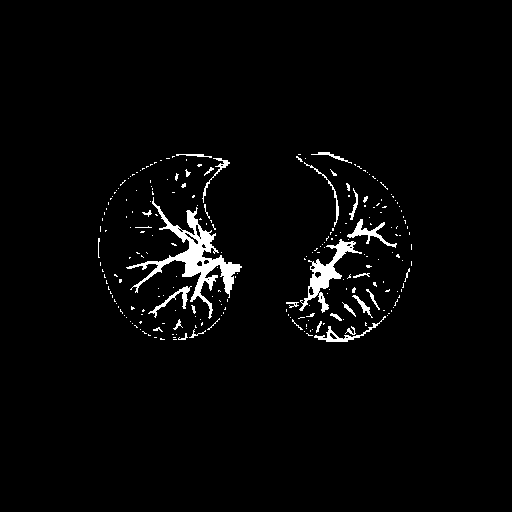
#> input picture Full_Version/LungCancer/Dynamic_Thresholding/Blood_vessel_recognition/mask/1/0057.tif, 512 x 512 px, given as the content of the folder C:/Users/user/Desktop/nodule/final/mask/1/0057.tif/, which was not available
$ python unet_metric.py
#> lines starting #> are read from the running program, lines starting #| are printed output that depends on the picture; after the words box and inside, x2 and y2 are one past the last pixel; in counts of white or black regions, pixels touching at a corner belong together; pictures that were not available may be replaced by others from this repository, and a replacement may not be noted
import numpy as np
import os
import cv2
import pandas as pd

#! Dice
def dice(y_true, y_pred):
    y_true_f = y_true.flatten()
    y_pred_f = y_pred.flatten()

    union = np.sum(y_true_f) + np.sum(y_pred_f)
    intersection = np.sum(y_true_f * y_pred_f)

    if union == 0:
        return 0
    else:
        return 2.0 * intersection / union

#! Recall
def recall(y_true, y_pred):
    y_true_f = y_true.flatten()
    y_pred_f = y_pred.flatten()

    intersection = np.sum(y_true_f * y_pred_f)

    if np.sum(y_true_f) == 0:
        return 0
    else:
        return intersection / np.sum(y_true_f)

#! Precision
def precision(y_true, y_pred):
    y_true_f = y_true.flatten()
    y_pred_f = y_pred.flatten()

    intersection = np.sum(y_true_f * y_pred_f)

    if np.sum(y_pred_f) == 0:
        return 0
    else:
        return intersection / np.sum(y_pred_f)

#! F-measure
def f_measure(rec, pre):
    if rec + pre == 0:
        return 0
    else:
        return 2 * rec * pre / (rec + pre)

df = pd.DataFrame(columns=["patient_id", "nodule_no", "image_no", "dice", "recall", "precision", "f-measure"])
levelset_predict_path = "C:/Users/user/Desktop/Supervised_ResUNet/result/UNet/"
answer_path = "C:/Users/user/Desktop/nodule/final/mask/"
for i in os.listdir(answer_path):
    answer_patient_path = answer_path + i + "/"
    predict_patient_path = levelset_predict_path + str(int(i)) + "/"
    if not os.path.isdir(predict_patient_path):
        continue
    for j in os.listdir(answer_patient_path):
        answer_nodule_path = answer_patient_path + j +"/"
        for k in os.listdir(answer_nodule_path):
            answer = cv2.imread(answer_nodule_path + k, 0)
#> answer: shape (512, 512); 2.6% white; 238 white regions (205 under 20 px), largest, box (x1, y1, x2, y2) and area: (126, 197, 242, 319) 2665, (299, 239, 362, 313) 1096, (347, 219, 397, 248) 347
            predict = cv2.imread(predict_patient_path + str(int(k[:-4]) + 1).zfill(4) + '.tif', 0)
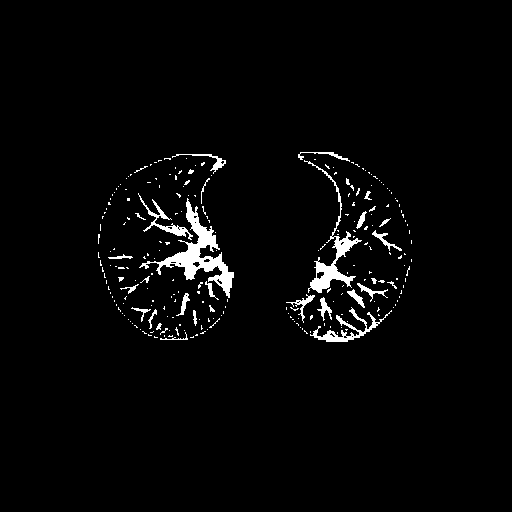
#> input picture Full_Version/LungCancer/Dynamic_Thresholding/Blood_vessel_recognition/mask/1/0058.tif, 512 x 512 px, found by its file name
#> predict: shape (512, 512); 2.6% white; 243 white regions (211 under 20 px), largest, box (x1, y1, x2, y2) and area: (139, 198, 234, 298) 2015, (304, 160, 362, 293) 1164, (310, 307, 392, 342) 615

            union = np.zeros((512, 512), dtype='uint8')
            num_labels, labels, stats, centroids = cv2.connectedComponentsWithStats(predict, connectivity=8) #4連通
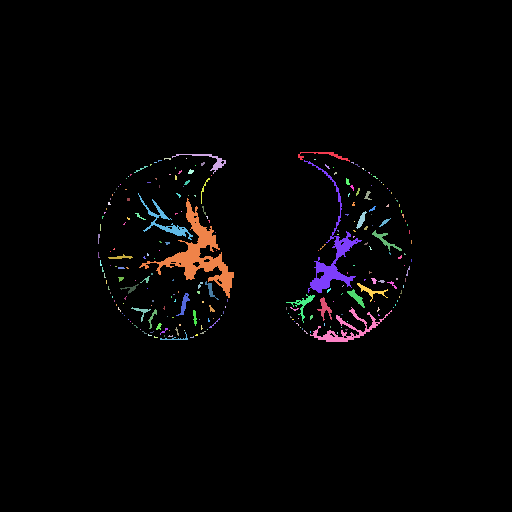
#> labels: shape (512, 512) int32; 244 distinct labels, from 0 to 243; one colour per label, 0 black
#> num_labels = 244; stats = 244 rows, first 6: [0, 0, 512, 512, 255206], [298, 152, 52, 10, 126], [172, 154, 54, 20, 182], [164, 158, 7, 2, 10], [186, 158, 1, 1, 1], [314, 159, 2, 1, 2]; centroids = 244 pairs, first value 98.14 to 411, second value 154.9 to 338.1
            for r in np.argwhere(answer == 255):
                if labels[r[0], r[1]] != 0:
                    mask = labels == labels[r[0], r[1]]
                    union[:,:][mask] = 255
                    break
#> this loop made 1 pass
#> r on pass 1: [152, 318]
#> pass 1, `mask = labels == labels[r[0], r[1]]`:
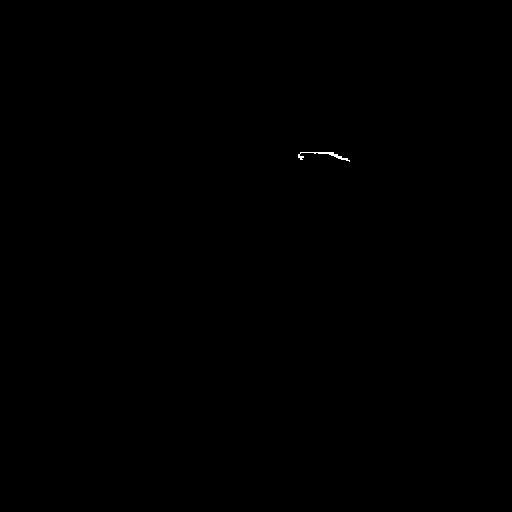
#> mask: shape (512, 512) bool; 0.05% white in thin lines or dots, all inside (x1, y1, x2, y2) = (298, 152, 350, 162)

            final_dice = dice(answer / 255, predict / 255)
#> in dice, `union = np.sum(y_true_f) + np.sum(y_pred_f)`: union = 13675
#> in dice, `intersection = np.sum(y_true_f * y_pred_f)`: intersection = 3849
#> final_dice = 0.563
            final_recall = recall(answer / 255, predict / 255)
#> in recall, `intersection = np.sum(y_true_f * y_pred_f)`: intersection = 3849
#> final_recall = 0.571
            final_precision = precision(answer / 255, predict / 255)
#> in precision, `intersection = np.sum(y_true_f * y_pred_f)`: intersection = 3849
#> final_precision = 0.555
            final_f_measure = f_measure(final_recall, final_precision)
#> final_f_measure = 0.563
#> (the run stopped early here; a loop or call above may not have finished)
